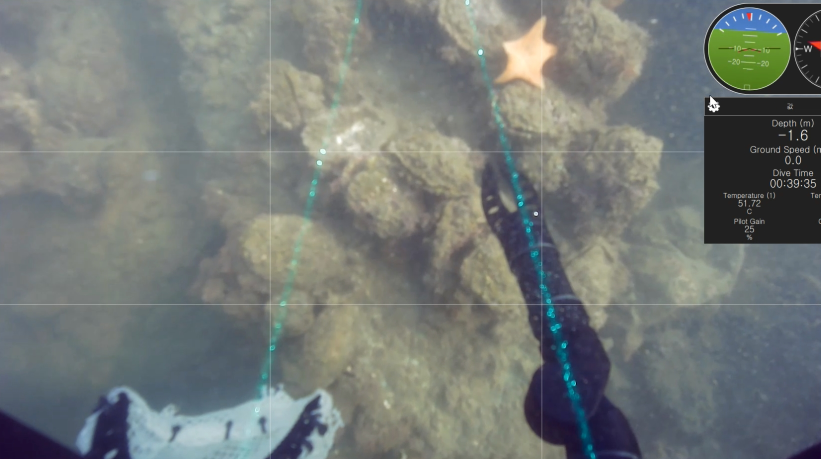
#> input picture 2021/FIRA/Rasier_Detection/Color_Extraction/Image/test.jpg, 1641 x 918 px (shown at 1/2 size); its folder holds only this picture in this run
$ python Color_Extraction.py
#> lines starting #> are read from the running program, lines starting #| are printed output that depends on the picture; after the words box and inside, x2 and y2 are one past the last pixel; in counts of white or black regions, pixels touching at a corner belong together
import cv2
import os

for idx, (root, dirs, files) in enumerate(os.walk('Image')):
    Image_list = [img for img in files if img.lower().endswith('.jpg')]
    for img in Image_list:
        Image = cv2.imread(os.path.join(root, img))
#> Image is the input picture: shape (918, 1641, 3); mean B, G, R 119.2, 121.9, 116.5
        height, width = Image.shape[:2]
#> height = 918; width = 1641

        # H : 색상, S : 채도, V : 명도
        Image_hsv = cv2.cvtColor(Image, cv2.COLOR_BGR2HSV)
#> Image_hsv: shape (918, 1641, 3); mean H, S, V 66.2, 35.7, 127.2

        # 1
        lower_filter1 = (60, 40, 40)    #1(60, 40, 40)
        upper_filter1 = (90, 255, 255)  # (90, 255, 255)
        dst1 = cv2.inRange(Image_hsv, lower_filter1, upper_filter1)
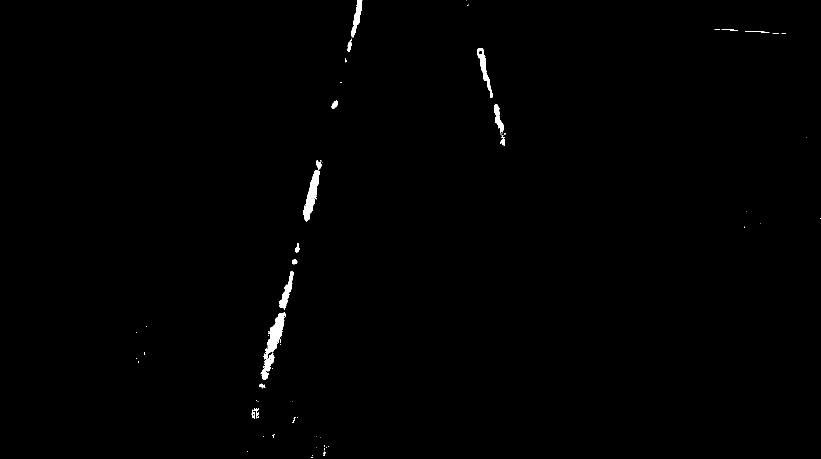
#> dst1: shape (918, 1641) (shown at 1/2 size); 0.52% white; 65 white regions (47 under 20 px), largest, box (x1, y1, x2, y2) and area: (521, 624, 572, 760) 2187, (607, 340, 640, 443) 1486, (954, 96, 986, 196) 814

        # 2
        lower_filter2 = (30, 110, 110)
        upper_filter2 = (100, 255, 255)
        dst2 = cv2.inRange(Image_hsv, lower_filter2, upper_filter2)
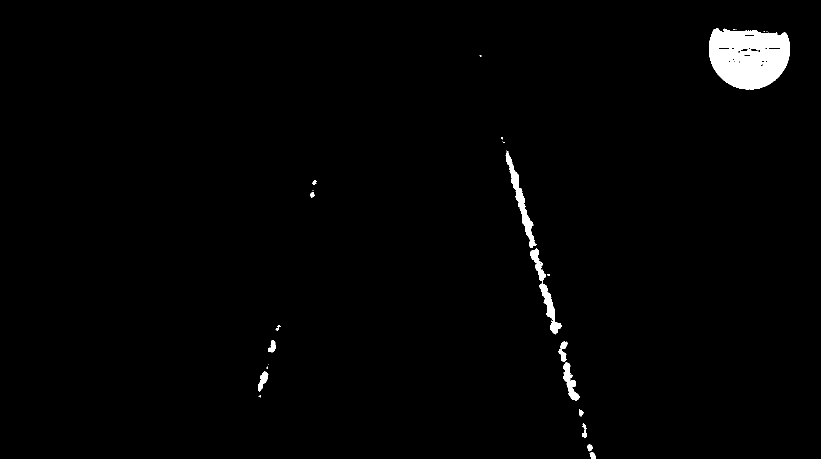
#> dst2: shape (918, 1641) (shown at 1/2 size); 1.5% white; 42 white regions (26 under 20 px), largest, box (x1, y1, x2, y2) and area: (1418, 59, 1580, 179) 15142, (1011, 305, 1074, 496) 2267, (1061, 497, 1123, 669) 2094

        # 3
        # 두 이미지를 합쳐버린다.
        dst3 = cv2.bitwise_or(dst2, dst1)
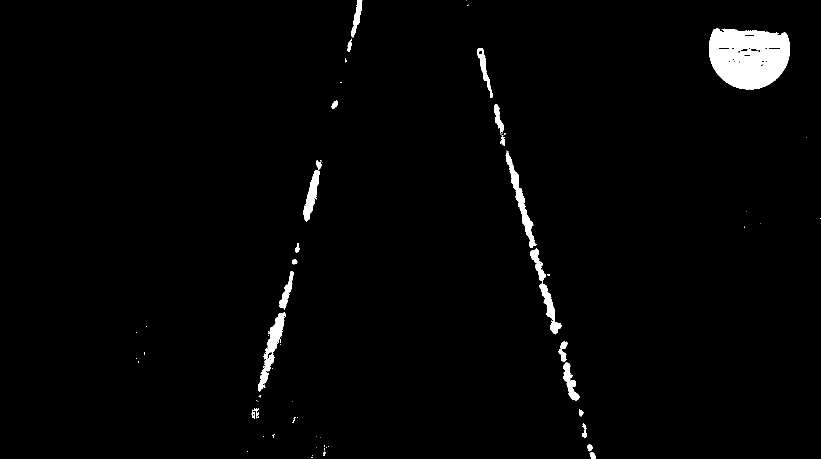
#> dst3: shape (918, 1641) (shown at 1/2 size); 2% white; 75 white regions (51 under 20 px), largest, box (x1, y1, x2, y2) and area: (1418, 57, 1580, 179) 15329, (516, 624, 572, 784) 2473, (1011, 305, 1074, 496) 2267

        # resize
        Image =cv2.resize(Image, dsize = (480, 480))
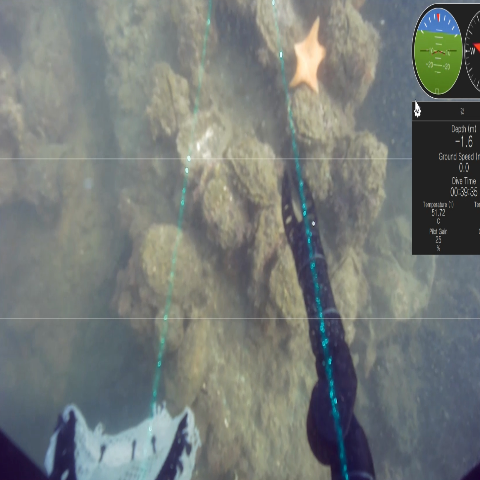
#> Image: shape (480, 480, 3); mean B, G, R 119, 121.7, 116.4
        dst1 = cv2.resize(dst1, dsize = (480, 480))
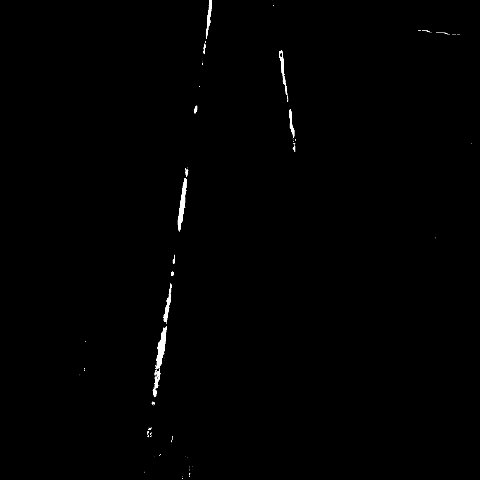
#> dst1: shape (480, 480); min 0, max 255, mean 1.3
        dst2 = cv2.resize(dst2, dsize = (480, 480))
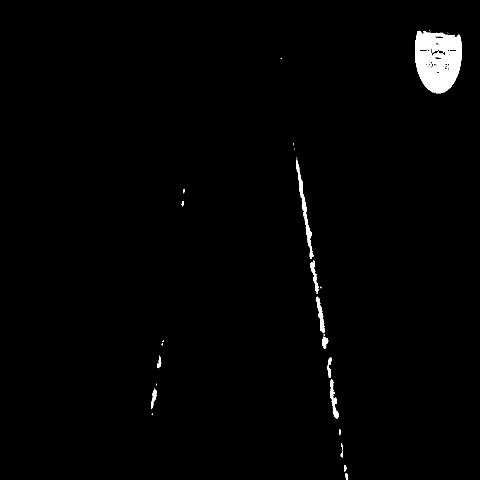
#> dst2: shape (480, 480); min 0, max 255, mean 3.8
        dst3 = cv2.resize(dst3, dsize = (480, 480))
#> dst3: shape (480, 480)

        cv2.imshow('Image',Image)
        cv2.imshow('dst1',dst1)
        cv2.imshow('dst2',dst2)
        cv2.imshow('dst3',dst3)
        cv2.waitKey(0)
        cv2.destroyAllWindows()
